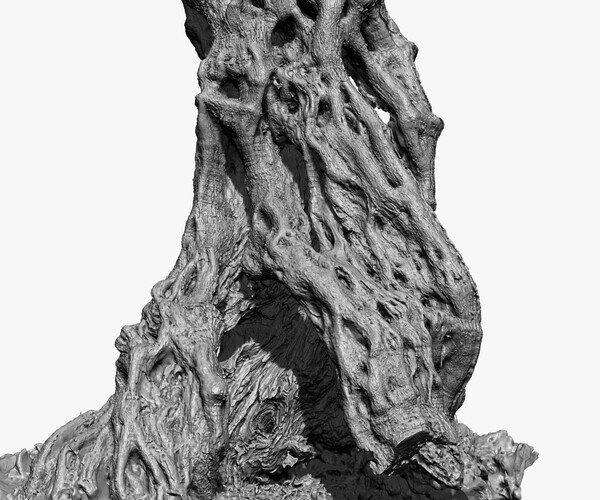
#> input picture ExampleImages/OliveTree_01.jpg, 600 x 500 px
$ python rotate.py --input ExampleImages/OliveTree_01.jpg
#> lines starting #> are read from the running program, lines starting #| are printed output that depends on the picture
import numpy as np
import cv2
import os
from argparse import ArgumentParser

parser = ArgumentParser()
parser.add_argument("--input", type=str)
options = parser.parse_args()

if options.input:
    print("input: {}".format(options.input))
    I = options.input
else:
    print("NO INPUT IMAGE GIVEN")

if I:
    # OPENCV METHODS BELOW ---------------------------------------

    # load the two input images
    src = cv2.imread(I)
#> src is the input picture: shape (500, 600, 3); min 0, max 255, mean 174.9
    image = cv2.rotate(src, cv2.ROTATE_180)
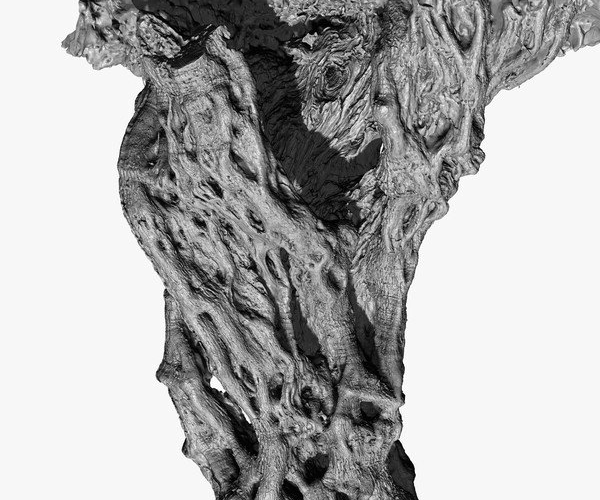
#> image: shape (500, 600, 3); min 0, max 255, mean 174.9

    head,tail = os.path.split(I)
    cv2.imwrite(head +'Rotated'+tail,image)

    # OPENCV METHODS ABOVE ---------------------------------------
